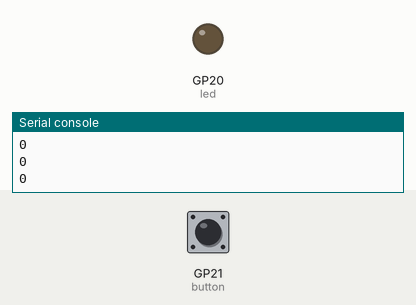
This program was run on a simulated Raspberry Pi Pico running MicroPython. Shown: output pins drawn as LEDs (lit = HIGH), the last lines printed to the serial console. The test bench sets the inputs (shaded band); at power-on: GP21 (button) LOW.

Above: at 1.2 s.
1.3 s: GP21 (button) pulled HIGH for 0.15 s
At 1.4 s:
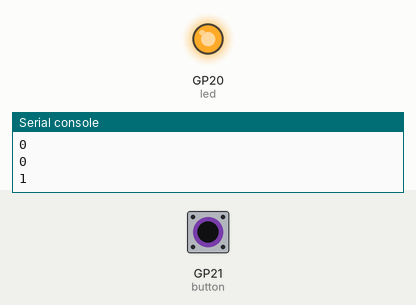
3.0 s: GP21 (button) pulled HIGH for 3.2 s
At 7.4 s:
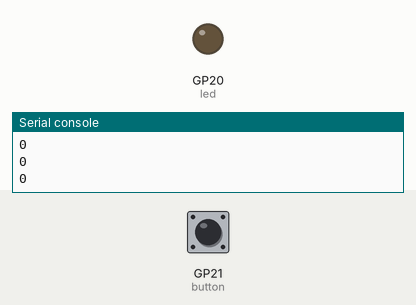
Timing chart, 0 to 8.9 s (numbered marks = the images above; inputs shaded):
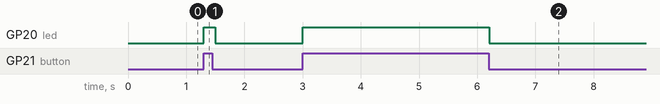

Measured:
- after the input at 1.3 s, GP20 (led): LOW → HIGH at once, → LOW 0.20 s later
- after the input at 3.0 s, GP20 (led): LOW → HIGH at once, → LOW 3.2 s later

The program:

4_1_inputs_outputs.py
```python
# Rui Santos & Sara Santos - Random Nerd Tutorials
# Complete project details at https://RandomNerdTutorials.com/raspberry-pi-pico-w-micropython-ebook/

from machine import Pin
from time import sleep

led = Pin(20, Pin.OUT)
button = Pin(21, Pin.IN, Pin.PULL_DOWN)

while True:
    led.value(button.value())
    sleep(0.1)
    print(button.value())
```
